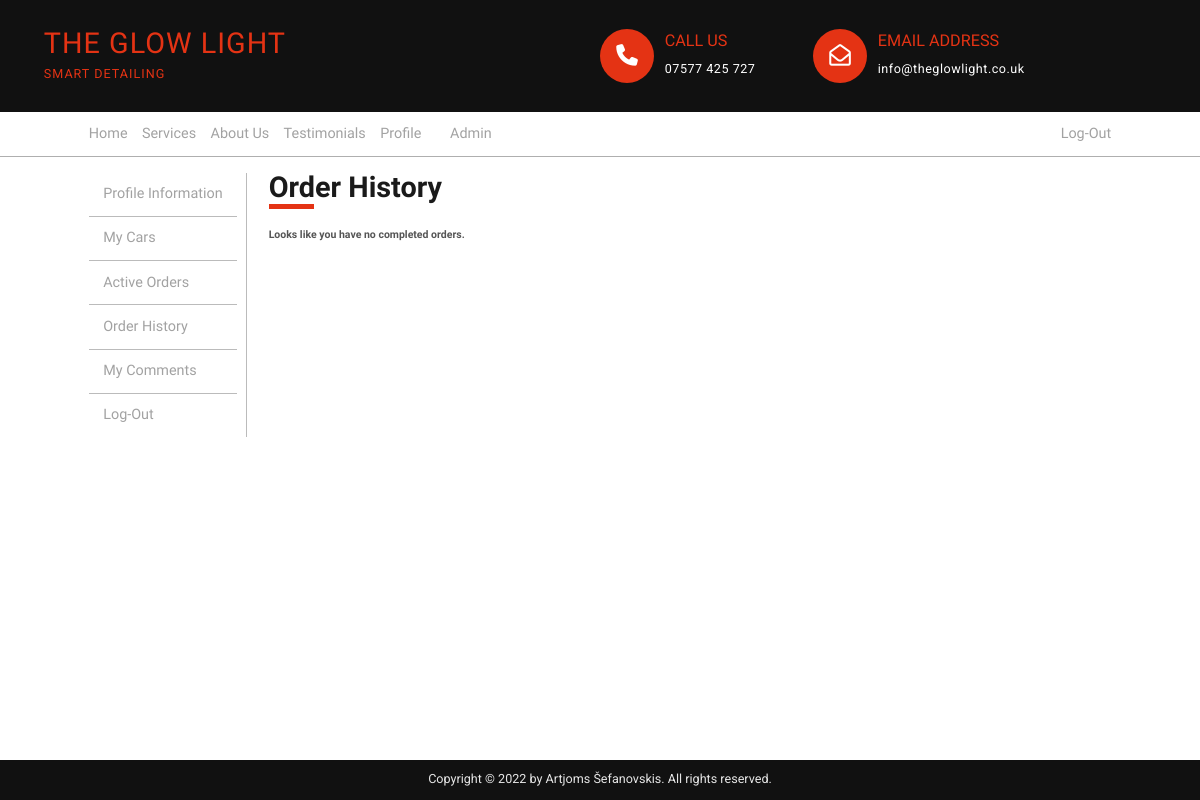
The page /profile.php?source=view_order_history (signed in) on the database as committed earlier.
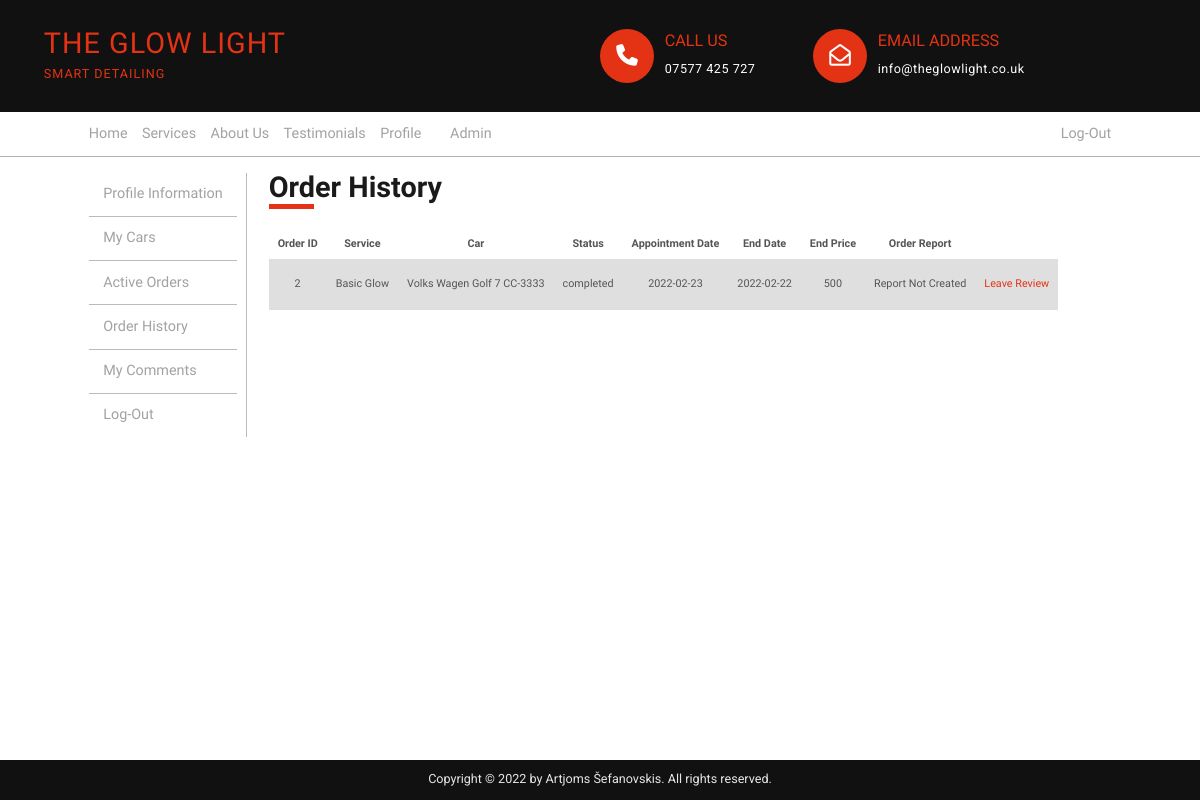
The same page on the database as committed later.
### tables this page shows
CREATE TABLE `orders` (
  `order_id` int(11) NOT NULL,
  `order_user_id` int(11) NOT NULL,
  `order_service_id` int(11) NOT NULL,
  `order_car_id` int(11) NOT NULL,
  `order_date` date NOT NULL,
  `order_appointment_date` date NOT NULL,
  `order_status` varchar(255) NOT NULL,
  `order_completion_date` date DEFAULT NULL,
  `order_end_price` int(11) NOT NULL DEFAULT 0,
  `order_date_of_payment` date DEFAULT NULL
);

CREATE TABLE `services` (
  `service_id` int(11) NOT NULL,
  `service_title` varchar(255) NOT NULL,
  `service_price` float NOT NULL,
  `service_hours` int(11) NOT NULL,
  `service_description` text NOT NULL,
  `service_image` text NOT NULL
);

CREATE TABLE `cars` (
  `car_id` int(11) NOT NULL,
  `car_owner_id` int(11) NOT NULL,
  `car_producer` varchar(255) DEFAULT 'unknown',
  `car_model` varchar(255) DEFAULT 'unknown',
  `car_number_sign` varchar(10) NOT NULL,
  `car_year` int(4) DEFAULT NULL,
  `car_color` varchar(255) DEFAULT 'unknown',
  `car_interior_material` varchar(255) DEFAULT 'unknown',
  `car_details` text DEFAULT 'Not mentioned'
);

### inc/view_order_history.php (the view)
<?php
  if(isset($_SESSION['user_id'])){
  $user_id = $_SESSION['user_id'];
?>
  <div class="second-header-box">
    <div>
      <h2 class="second-heading">Order History</h2>
      <span class="second-header-line"></span>
    </div>
  </div>
  <?php
    $query = "select o.order_id, s.service_id, s.service_title, c.car_producer, c.car_model, c.car_number_sign, o.order_status, o.order_appointment_date, if(o.order_completion_date<>'0000-00-00',o.order_completion_date,'Not completed') as 'order_completion_date', if(o.order_end_price = 0,'Not defined' , o.order_end_price) as 'order_end_price', ifnull(r.report_id,0) as 'order_report' ";
    $query.= "FROM orders as o ";
    $query.= "JOIN services as s on s.service_id = o.order_service_id ";
    $query.= "JOIN cars as c on c.car_id = o.order_car_id ";
    $query.= "LEFT JOIN order_report as r on r.report_order_id = o.order_id ";
    $query.= "WHERE o.order_user_id = $user_id and o.order_status in ('Completed', 'Canceled') ";
    $query.= "order by o.order_id desc";
    $select_order_history = mysqli_query($conn,$query);
    if(mysqli_num_rows($select_order_history) == 0){
      echo "<h3 class='empty-message'>Looks like you have no completed orders.</h3>";
    }
    else{
    ?>
      <table class="users-table order-history">
        <thead class="users-table-head" >
          <tr>
            <th>Order ID</th>
            <th>Service</th>
            <th>Car</th>
            <th>Status</th>
            <th>Appointment Date</th>
            <th>End Date</th>
            <th>End Price</th>
            <th>Order Report</th>
            <th></th>
          </tr>
        </thead>
        <tbody class="users-table-body" >
          <?php
          while ($row = mysqli_fetch_assoc($select_order_history)) {
            $order_id = $row['order_id'];
            $service = $row['service_title'];
            $service_id = $row['service_id'];
            $car_producer = $row['car_producer'];
            $car_model = $row['car_model'];
            $car_number = $row['car_number_sign'];
            $order_status = $row['order_status'];
            $start_date = $row['order_appointment_date'];
            $end_date = $row['order_completion_date'];
            $order_end_price = $row['order_end_price'];
            $order_report = $row['order_report'];
            if($order_report == 0){
              $report = "Report Not Created";
            }
            else{
              $report = "<a href='profile.php?source=view_report&r_id=$order_report'>View Report</a>";
            }
            echo "<tr class='users-table-row'>";
            echo "<td>$order_id</td>";
            echo "<td>$service</td>";
            echo "<td>$car_producer $car_model $car_number</td>";
            echo "<td>$order_status</td>";
            echo "<td>$start_date</td>";
            echo "<td>$end_date</td>";
            echo "<td>$order_end_price</td>";
            echo "<td>$report</td>";
            echo "<td><a href='add_testimonial.php?r_id=$service_id'>Leave Review</a></td>";
            echo "</tr>";
          }
          ?>
        </tbody>
      </table>
    <?php
    }
  }
?>

Rows that differ between the two databases and show on the page:
now on this page (row edited): orders: order_id "2", order_service.service_title "Basic Glow", cars.car_producer "Volks Wagen", cars.car_model "Golf 7", cars.car_number_sign "CC-3333", order_status "completed", order_appointment_date "2022-02-23", end_date "2022-02-22", order_end_price "500", report "Report Not Created"
Other text that changed with them:
text no longer shown: "Looks like you have no completed orders."
text now shown: "Order ID Service Car Status Appointment Date End Date End Price Order Report"
